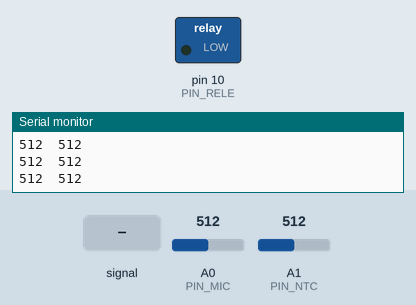
A sketch run on a simulated Arduino Uno, built with avr-gcc and run on an emulated ATmega328P. On the bench: switched loads named in the sketch (green lamp = pin HIGH), the last lines printed to the serial monitor. The test bench sets the inputs (shaded band); at power-on: A1 (PIN_NTC) = 512, A0 (PIN_MIC) = 512.

Above: at 1.2 s.
1.3 s: A1 (PIN_NTC) set to 409
2.8 s: A1 (PIN_NTC) set to 382
At 4.0 s:
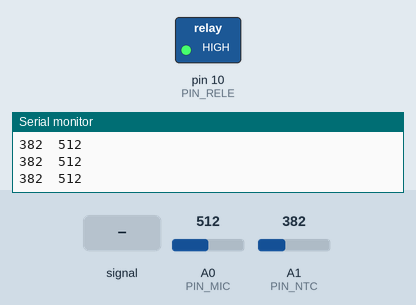
4.3 s: A0 (PIN_MIC) fed a 200 Hz sine of ±81 counts around its level
At 5.0 s:
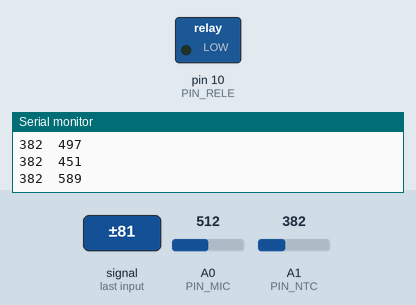
5.9 s: A0 (PIN_MIC) set to 107
7.4 s: A0 (PIN_MIC) set to 90
Timing chart, 0 to 10.4 s (numbered marks = the images above; inputs shaded):
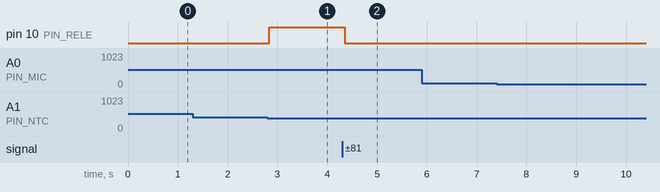

The sketch:

velampara.ino
```cpp
// Pin Definitions
#define PIN_NTC A1
#define PIN_MIC A0
#define PIN_RELE 10

// State Definitions
#define NTC_READ_STATUS 0
#define RELE_ON_STATUS 1
#define MIC_READ_STATUS 2
#define RELE_OFF_STATUS 3

#define NTC_THRESHOLD 400
#define MIC_THRESHOLD 510
#define NTC_AMBIENT_TEMP 650
#define BIAS 25

int ntc_wait = 0;
int state = NTC_READ_STATUS;
int current_temp = 0, last_temp = 0;

void state_machine()
{
  switch(state)
  {
    case NTC_READ_STATUS:
    {
      current_temp = analogRead(PIN_NTC);

      if((current_temp < NTC_THRESHOLD && ntc_wait == 0) || (current_temp + BIAS - last_temp < 0))
      {
        ntc_wait = 1;
        state = RELE_ON_STATUS;
        Serial.print("NTC_READ --> RELE_ON\n");
      }
      else if(ntc_wait == 1 && current_temp > NTC_THRESHOLD)
      {
        ntc_wait = 0;
      }

      break;
    }

    case RELE_ON_STATUS:

      digitalWrite(PIN_RELE, HIGH);
      state = MIC_READ_STATUS;
      Serial.print("RELE_ON_STATUS --> MIC_READ_STATUS\n");

      break;

    case MIC_READ_STATUS:

      if(analogRead(PIN_MIC) < MIC_THRESHOLD)
      {
        state = RELE_OFF_STATUS;
        Serial.print("MIC_READ_STATUS --> RELE_OFF_STATUS");
      }

      break;

    case RELE_OFF_STATUS:

      digitalWrite(PIN_RELE, LOW);
      Serial.print("RELE_OFF_STATUS --> NTC_READ_STATUS\n");
      last_temp = analogRead(PIN_NTC);
      state = NTC_READ_STATUS;

      break;

    default:

      break;
  }
}

void setup()
{
  Serial.begin(9600);
  pinMode(PIN_NTC, INPUT);
  pinMode(PIN_MIC, INPUT);
  pinMode(PIN_RELE, OUTPUT);
  digitalWrite(PIN_RELE, LOW);
}

void loop()
{
  Serial.print(analogRead(PIN_NTC));
  Serial.print("\t");
  Serial.print(analogRead(PIN_MIC));
  Serial.print("\n");

  state_machine();
}
```

Measured:
- the behaviour switches between 400 and 399 on A1 (PIN_NTC) (found by bisection; images 0 and 1)
- after the input at 2.8 s, pin 10 (PIN_RELE): LOW → HIGH at once
- after the input at 4.3 s, pin 10 (PIN_RELE): HIGH → LOW after 0.05 s
